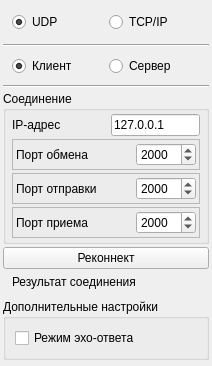
<?xml version="1.0" encoding="UTF-8"?>
<ui version="4.0">
 <class>WidgetSettings</class>
 <widget class="QWidget" name="WidgetSettings">
  <property name="geometry">
   <rect>
    <x>0</x>
    <y>0</y>
    <width>212</width>
    <height>366</height>
   </rect>
  </property>
  <property name="windowTitle">
   <string>Form</string>
  </property>
  <layout class="QVBoxLayout" name="verticalLayout_2">
   <property name="spacing">
    <number>3</number>
   </property>
   <property name="leftMargin">
    <number>3</number>
   </property>
   <property name="topMargin">
    <number>3</number>
   </property>
   <property name="rightMargin">
    <number>3</number>
   </property>
   <property name="bottomMargin">
    <number>6</number>
   </property>
   <item>
    <widget class="QWidget" name="widget_6" native="true">
     <layout class="QHBoxLayout" name="horizontalLayout">
      <property name="leftMargin">
       <number>9</number>
      </property>
      <property name="topMargin">
       <number>9</number>
      </property>
      <property name="rightMargin">
       <number>9</number>
      </property>
      <property name="bottomMargin">
       <number>9</number>
      </property>
      <item>
       <widget class="QRadioButton" name="rbSettingsUdp">
        <property name="text">
         <string>UDP</string>
        </property>
        <property name="checked">
         <bool>true</bool>
        </property>
       </widget>
      </item>
      <item>
       <widget class="QRadioButton" name="rbSettingsTcp">
        <property name="text">
         <string>TCP/IP</string>
        </property>
       </widget>
      </item>
     </layout>
    </widget>
   </item>
   <item>
    <widget class="Line" name="line">
     <property name="orientation">
      <enum>Qt::Horizontal</enum>
     </property>
    </widget>
   </item>
   <item>
    <widget class="QWidget" name="widgetTcpManager" native="true">
     <layout class="QHBoxLayout" name="horizontalLayout_9">
      <property name="leftMargin">
       <number>9</number>
      </property>
      <property name="topMargin">
       <number>6</number>
      </property>
      <property name="rightMargin">
       <number>9</number>
      </property>
      <property name="bottomMargin">
       <number>6</number>
      </property>
      <item>
       <widget class="QRadioButton" name="rbSettingsTcpClient">
        <property name="text">
         <string>Клиент</string>
        </property>
        <property name="checked">
         <bool>true</bool>
        </property>
       </widget>
      </item>
      <item>
       <widget class="QRadioButton" name="rbSettingsTcpServer">
        <property name="text">
         <string>Сервер</string>
        </property>
       </widget>
      </item>
     </layout>
    </widget>
   </item>
   <item>
    <widget class="Line" name="line_2">
     <property name="orientation">
      <enum>Qt::Horizontal</enum>
     </property>
    </widget>
   </item>
   <item>
    <widget class="QGroupBox" name="groupBox_14">
     <property name="minimumSize">
      <size>
       <width>0</width>
       <height>0</height>
      </size>
     </property>
     <property name="title">
      <string>Соединение</string>
     </property>
     <layout class="QVBoxLayout" name="verticalLayout">
      <property name="spacing">
       <number>3</number>
      </property>
      <property name="leftMargin">
       <number>6</number>
      </property>
      <property name="topMargin">
       <number>3</number>
      </property>
      <property name="rightMargin">
       <number>6</number>
      </property>
      <property name="bottomMargin">
       <number>3</number>
      </property>
      <item>
       <layout class="QHBoxLayout" name="horizontalLayout_5">
        <item>
         <widget class="QLabel" name="label">
          <property name="minimumSize">
           <size>
            <width>75</width>
            <height>0</height>
           </size>
          </property>
          <property name="maximumSize">
           <size>
            <width>250</width>
            <height>16777215</height>
           </size>
          </property>
          <property name="text">
           <string>IP-адрес</string>
          </property>
         </widget>
        </item>
        <item>
         <spacer name="horizontalSpacer_4">
          <property name="orientation">
           <enum>Qt::Horizontal</enum>
          </property>
          <property name="sizeHint" stdset="0">
           <size>
            <width>40</width>
            <height>20</height>
           </size>
          </property>
         </spacer>
        </item>
        <item>
         <widget class="QLineEdit" name="edIp">
          <property name="minimumSize">
           <size>
            <width>0</width>
            <height>0</height>
           </size>
          </property>
          <property name="maximumSize">
           <size>
            <width>250</width>
            <height>16777215</height>
           </size>
          </property>
          <property name="text">
           <string>127.0.0.1</string>
          </property>
         </widget>
        </item>
       </layout>
      </item>
      <item>
       <widget class="QFrame" name="framPortTcp">
        <property name="frameShape">
         <enum>QFrame::StyledPanel</enum>
        </property>
        <property name="frameShadow">
         <enum>QFrame::Raised</enum>
        </property>
        <layout class="QHBoxLayout" name="horizontalLayout_11">
         <property name="spacing">
          <number>3</number>
         </property>
         <property name="leftMargin">
          <number>3</number>
         </property>
         <property name="topMargin">
          <number>3</number>
         </property>
         <property name="rightMargin">
          <number>3</number>
         </property>
         <property name="bottomMargin">
          <number>3</number>
         </property>
         <item>
          <widget class="QLabel" name="label_6">
           <property name="minimumSize">
            <size>
             <width>90</width>
             <height>0</height>
            </size>
           </property>
           <property name="text">
            <string>Порт обмена</string>
           </property>
          </widget>
         </item>
         <item>
          <spacer name="horizontalSpacer_7">
           <property name="orientation">
            <enum>Qt::Horizontal</enum>
           </property>
           <property name="sizeHint" stdset="0">
            <size>
             <width>77</width>
             <height>20</height>
            </size>
           </property>
          </spacer>
         </item>
         <item>
          <widget class="QSpinBox" name="edPortTcp">
           <property name="minimumSize">
            <size>
             <width>60</width>
             <height>0</height>
            </size>
           </property>
           <property name="maximum">
            <number>65535</number>
           </property>
           <property name="value">
            <number>2000</number>
           </property>
          </widget>
         </item>
        </layout>
       </widget>
      </item>
      <item>
       <widget class="QFrame" name="framePortUdpSend">
        <property name="frameShape">
         <enum>QFrame::StyledPanel</enum>
        </property>
        <property name="frameShadow">
         <enum>QFrame::Raised</enum>
        </property>
        <layout class="QHBoxLayout" name="horizontalLayout_6">
         <property name="spacing">
          <number>3</number>
         </property>
         <property name="leftMargin">
          <number>3</number>
         </property>
         <property name="topMargin">
          <number>3</number>
         </property>
         <property name="rightMargin">
          <number>3</number>
         </property>
         <property name="bottomMargin">
          <number>3</number>
         </property>
         <item>
          <widget class="QLabel" name="label_3">
           <property name="minimumSize">
            <size>
             <width>90</width>
             <height>0</height>
            </size>
           </property>
           <property name="text">
            <string>Порт отправки</string>
           </property>
          </widget>
         </item>
         <item>
          <spacer name="horizontalSpacer_5">
           <property name="orientation">
            <enum>Qt::Horizontal</enum>
           </property>
           <property name="sizeHint" stdset="0">
            <size>
             <width>40</width>
             <height>20</height>
            </size>
           </property>
          </spacer>
         </item>
         <item>
          <widget class="QSpinBox" name="edPortSend">
           <property name="minimumSize">
            <size>
             <width>60</width>
             <height>0</height>
            </size>
           </property>
           <property name="maximum">
            <number>65535</number>
           </property>
           <property name="value">
            <number>2000</number>
           </property>
          </widget>
         </item>
        </layout>
       </widget>
      </item>
      <item>
       <widget class="QFrame" name="framePortUdpReceive">
        <property name="frameShape">
         <enum>QFrame::StyledPanel</enum>
        </property>
        <property name="frameShadow">
         <enum>QFrame::Raised</enum>
        </property>
        <layout class="QHBoxLayout" name="horizontalLayout_7">
         <property name="spacing">
          <number>3</number>
         </property>
         <property name="leftMargin">
          <number>3</number>
         </property>
         <property name="topMargin">
          <number>3</number>
         </property>
         <property name="rightMargin">
          <number>3</number>
         </property>
         <property name="bottomMargin">
          <number>3</number>
         </property>
         <item>
          <widget class="QLabel" name="label_21">
           <property name="minimumSize">
            <size>
             <width>90</width>
             <height>0</height>
            </size>
           </property>
           <property name="text">
            <string>Порт приема</string>
           </property>
          </widget>
         </item>
         <item>
          <spacer name="horizontalSpacer_6">
           <property name="orientation">
            <enum>Qt::Horizontal</enum>
           </property>
           <property name="sizeHint" stdset="0">
            <size>
             <width>77</width>
             <height>20</height>
            </size>
           </property>
          </spacer>
         </item>
         <item>
          <widget class="QSpinBox" name="edPortReceive">
           <property name="minimumSize">
            <size>
             <width>60</width>
             <height>0</height>
            </size>
           </property>
           <property name="maximum">
            <number>65535</number>
           </property>
           <property name="value">
            <number>2000</number>
           </property>
          </widget>
         </item>
        </layout>
       </widget>
      </item>
     </layout>
    </widget>
   </item>
   <item>
    <widget class="QPushButton" name="btnReconnect">
     <property name="text">
      <string>Реконнект</string>
     </property>
    </widget>
   </item>
   <item>
    <layout class="QHBoxLayout" name="horizontalLayout_2">
     <property name="leftMargin">
      <number>9</number>
     </property>
     <property name="rightMargin">
      <number>9</number>
     </property>
     <item>
      <widget class="QLabel" name="label_2">
       <property name="text">
        <string>Результат соединения</string>
       </property>
      </widget>
     </item>
     <item>
      <widget class="QLabel" name="imgResultConnect">
       <property name="minimumSize">
        <size>
         <width>20</width>
         <height>20</height>
        </size>
       </property>
       <property name="maximumSize">
        <size>
         <width>20</width>
         <height>20</height>
        </size>
       </property>
       <property name="text">
        <string/>
       </property>
       <property name="pixmap">
        <pixmap resource="../res.qrc">:/icons/none.xpm</pixmap>
       </property>
       <property name="scaledContents">
        <bool>true</bool>
       </property>
      </widget>
     </item>
    </layout>
   </item>
   <item>
    <spacer name="verticalSpacer">
     <property name="orientation">
      <enum>Qt::Vertical</enum>
     </property>
     <property name="sizeHint" stdset="0">
      <size>
       <width>20</width>
       <height>44</height>
      </size>
     </property>
    </spacer>
   </item>
   <item>
    <widget class="QGroupBox" name="gbAdditionalSettings">
     <property name="minimumSize">
      <size>
       <width>0</width>
       <height>0</height>
      </size>
     </property>
     <property name="title">
      <string>Дополнительные настройки</string>
     </property>
     <layout class="QVBoxLayout" name="verticalLayout_3">
      <item>
       <widget class="QCheckBox" name="cbEchoServer">
        <property name="whatsThis">
         <string>Переотправлять те данные, которые пришли</string>
        </property>
        <property name="text">
         <string>Режим эхо-ответа</string>
        </property>
       </widget>
      </item>
     </layout>
    </widget>
   </item>
  </layout>
 </widget>
 <resources>
  <include location="../res.qrc"/>
 </resources>
 <connections/>
</ui>
